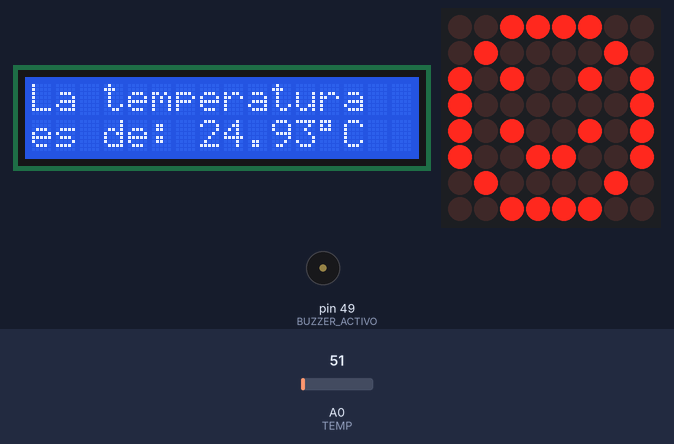
Bench run of a sketch on a simulated Arduino Mega 2560, built with avr-gcc and run on an emulated ATmega2560. Shown: 16×2 character LCD, 8×8 LED matrix, buzzer (waves = sounding). Inputs (shaded band) come from the test bench; at power-on: A0 (TEMP) = 51. What the sketch prints to the serial monitor is not drawn.

Above: at 1.2 s.
1.3 s: A0 (TEMP) set to 62
At 10.7 s:
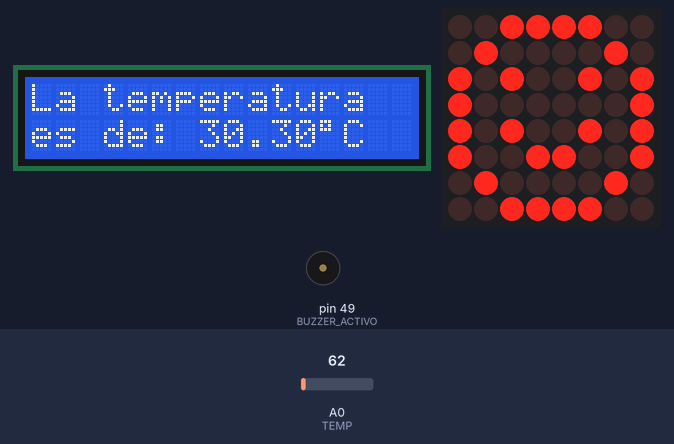
11.8 s: A0 (TEMP) set to 72
At 24.2 s:
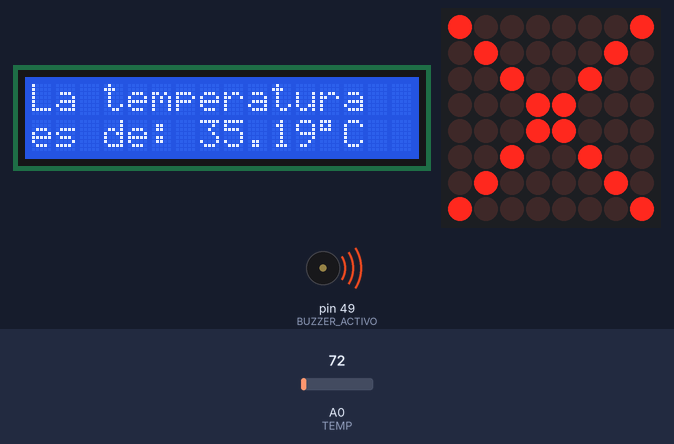
24.5 s: A0 (TEMP) set to 61
At 34.9 s:
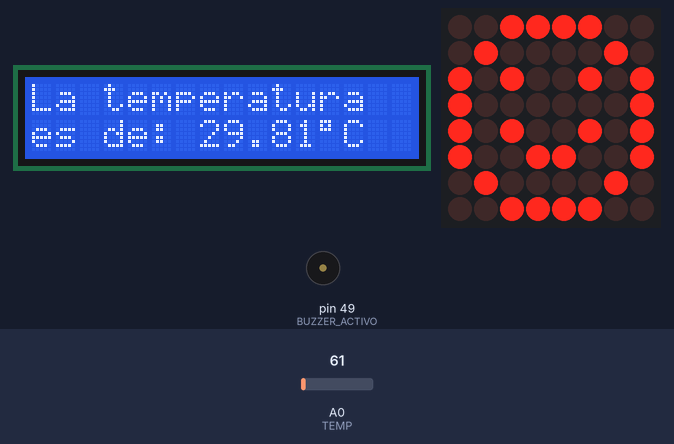
Timing chart, 0 to 36.4 s (numbered marks = the images above; inputs shaded):
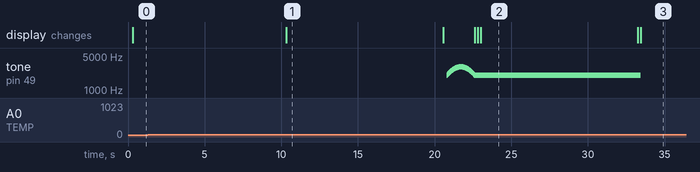

The sketch:

Smart_Heater_Code.ino
```cpp
// TE2004B Diseño de sistemas emebebidos avanzados
// Código del funcionamiento del sistema Smart_Heater
// Profesores:
// Luis Humberto Paniagua Sabines
// Ricardo Acevedo Ávila
// Alumnos:
// Emilio Campuzano Mejía -  A01378948
// Santiago Ortiz Suzarte -  A01750402
// Daniel Fuentes Castro  -  A01750425


//-----Declaración de pines y librerías a utilizar -----------------------------------------//
#include <Wire.h> //Libreria para comunicarse con dispositivos por bus I2C
#include <LiquidCrystal_I2C.h> //Library of the LCD with I2C
#include <LedControl.h>    //Librería para controlar la matriz de leds 8x8
#define BUZZER_ACTIVO 49 //Buzzer Activo
#define TEMP 0 //Sensor de Temperatura LM35 conectado a A0
#define DIN 51 // DIN de la matriz de leds 8x8
#define CLK 52 // CLK de la matriz de leds 8x8
#define CS  53 // CS de la matriz de leds 8x8

//-----Declaración de variable globales y creación de objetos -------------------------------//

//Se crea el objeto lcd  dirección  0x27 y 16 columnas x 2 filas
LiquidCrystal_I2C lcd(0x27,16,2); //Puede ser la dirección 0x27 ó 0x3F

//Se crea el objeto de la matriz de leds 8x8
LedControl lc=LedControl(DIN,CLK,CS,1); //(DIN, CLK, CS, No.)

//------ Arrays para las figuras de la matriz de leds 8x8 -----------------------------------//
byte carita_feliz[8]= { // array que contiene todos los elementos de las
  B00111100,            // filas necesarias por mostrar una carita feliz
  B01000010,
  B10100101,
  B10000001,
  B10100101,
  B10011001,
  B01000010,
  B00111100
};

byte cruz[8]= { // array que contiene todos los elementos de las
  B10000001,    // filas necesarias por mostrar una cruz
  B01000010,
  B00100100,
  B00011000,
  B00011000,
  B00100100,
  B01000010,
  B10000001
};

byte parpadeo[8]= { // array que contiene todos los elementos de las
  B01111110,        // filas necesarias por mostrar un parpadeo
  B10111101,
  B11011011,
  B11100111,
  B11100111,
  B11011011,
  B10111101,
  B01111110
};

//------ Variables del LM35 -----------------------------------------------------------------//
float value; // Variable para almacenar el valor obtenido del LM35 (0 a 1023)
float tempC; // Variable para almacenar el valor de la temperatura en centígrados

//------ Variables del Buzzer Activo --------------------------------------------------------//
float sinVal; //Variable que almacena la amplitud de la señal sinusuidal
int toneVal; //Variable que almacena la frecuencia del tono que se genera

int lolxd;//este es un valor lol

void setup() {
  // Configuramos el puerto serial a 9600 bps
  Serial.begin(9600);

  // Inicializamos el LCD
  lcd.init();

  //Encendemos la luz de fondo del LCD
  lcd.backlight();

  //Configuración de la matriz de leds 8x8
  lc.shutdown(0,false);     // enciende la matriz
  lc.setIntensity(0,4);     // establece brillo
  lc.clearDisplay(0);     // blanquea matriz

  //Configuramos el PinMode
  pinMode(BUZZER_ACTIVO, OUTPUT);
}

void loop() {
//-------- Instrucciones del LM35 -----------------------------------------------------------//

  // Con analogRead leemos el sensor, es importante recordar que es un valor de 0 a 1023
  value = analogRead(TEMP);

  // Calculamos la temperatura con la fórmula
  // Voltaje=(Valor analogread * 5V)/1023
  // Valor de temperatura = Voltaje * 100
  tempC = (5.0 * value * 100.0)/1023.0;

  // Envia el dato al puerto serial
  Serial.print(tempC);
  //Serial.print("°C");se comento por futuros problemas
  // Salto de línea
  Serial.print("\n");

  // Esperamos un tiempo para repetir el loop


//-------- Instrucciones del LCD con I2C ------------------------------------------------------//

  //Colocamos el cursor en la primera posición de la primera fila
  lcd.setCursor(0, 0);
  lcd.print("La temperatura");
  //Colocamos el cursor en la primera posición de la segunda fila
  lcd.setCursor(0, 1);
  lcd.print("es de: ");
  //Colocamos el cursor en la 7° posición de la segunda fila
  //Aquí se manda el dato de la temperatura del LM35 al LCD
  lcd.setCursor(7,1);
  lcd.print(tempC,2);// 2 decimales
  //Colocamos el cursor en la 13° posición de la segunda fila
  lcd.setCursor(12,1);
  lcd.print((char)223);// (char)223 --> "°"
  //Colocamos el cursor en la 14° posición de la segunda fila
  lcd.setCursor(13,1);
  lcd.print("C");

  delay(200);

//-------- Instrucciones del Buzzer Activo ----------------------------------------------------//
  if(tempC <= 10 || tempC >= 32){
    for (int i=0; i<180; i++){

      //Convertir grados a radianes para obtener el valor.
      sinVal = (sin(i*(3.1412/180)));
      //Generamos una frecuecia del valor de sin
      toneVal = 2000 + int((sinVal*1000));
      tone(BUZZER_ACTIVO, toneVal);
      delay(10);
    }
    //Mostrar la figura de la cruz y parpadeo
    mostrar(cruz);// llama funcion mostrar
    delay(200);
    mostrar(parpadeo);// llama funcion mostrar
    delay(200);
    mostrar(cruz);// llama funcion mostrar
    delay(200);
  }
  else{
    noTone(BUZZER_ACTIVO);
    //Mostrar la figura de la carita feliz
    mostrar(carita_feliz);  //llama funcion mostrar
    delay(10);
  }
  delay(10000);
}

//---- Creación de la función para mostrar las figuras de la matriz de leds 8x8 ------------//
void mostrar (byte character []){
  int i = 0;
  for (i=0; i<8; i++){
    lc.setRow(0,i,character[i]);
  }
}
```

Measured:
- the behaviour switches between 65 and 66 on A0 (TEMP) (found by bisection; images 1 and 2)
- after the input at 1.3 s, the display: changes after 9.0 s (image 1)
- after the input at 11.8 s, tone on pin 49 (BUZZER_ACTIVO): plays 2000 Hz for 0.01 s, 2017 Hz for 0.01 s, 2034 Hz for 0.01 s, 2052 Hz for 0.01 s, 2069 Hz for 0.01 s, 2087 Hz for 0.01 s … (178 notes in this stretch), starting after 9.0 s; the display: first changes after 8.8 s (image 2 shows a later state)
- after the input at 24.5 s, the display: first changes after 8.7 s (image 3 shows a later state)
